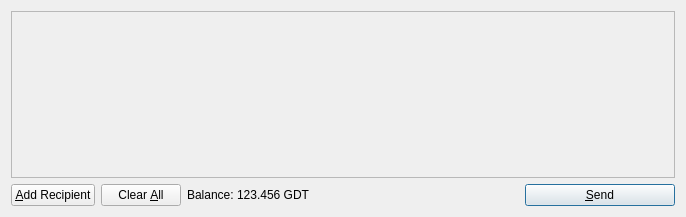
<?xml version="1.0" encoding="UTF-8"?>
<ui version="4.0">
 <class>SendCoinsDialog</class>
 <widget class="QDialog" name="SendCoinsDialog">
  <property name="geometry">
   <rect>
    <x>0</x>
    <y>0</y>
    <width>686</width>
    <height>217</height>
   </rect>
  </property>
  <property name="windowTitle">
   <string>Send Coins</string>
  </property>
  <layout class="QVBoxLayout" name="verticalLayout">
   <item>
    <widget class="QScrollArea" name="scrollArea">
     <property name="widgetResizable">
      <bool>true</bool>
     </property>
     <widget class="QWidget" name="scrollAreaWidgetContents">
      <property name="geometry">
       <rect>
        <x>0</x>
        <y>0</y>
        <width>666</width>
        <height>165</height>
       </rect>
      </property>
      <layout class="QVBoxLayout" name="verticalLayout_2">
       <property name="margin">
        <number>0</number>
       </property>
       <item>
        <layout class="QVBoxLayout" name="entries">
         <property name="spacing">
          <number>6</number>
         </property>
        </layout>
       </item>
       <item>
        <spacer name="verticalSpacer">
         <property name="orientation">
          <enum>Qt::Vertical</enum>
         </property>
         <property name="sizeHint" stdset="0">
          <size>
           <width>20</width>
           <height>40</height>
          </size>
         </property>
        </spacer>
       </item>
      </layout>
     </widget>
    </widget>
   </item>
   <item>
    <layout class="QHBoxLayout" name="horizontalLayout">
     <item>
      <widget class="QPushButton" name="addButton">
       <property name="toolTip">
        <string>Send to multiple recipients at once</string>
       </property>
       <property name="text">
        <string>&amp;Add Recipient</string>
       </property>
       <property name="icon">
        <iconset resource="../bitcoin.qrc">
         <normaloff>:/icons/add</normaloff>:/icons/add</iconset>
       </property>
       <property name="autoDefault">
        <bool>false</bool>
       </property>
      </widget>
     </item>
     <item>
      <widget class="QPushButton" name="clearButton">
       <property name="sizePolicy">
        <sizepolicy hsizetype="Minimum" vsizetype="Fixed">
         <horstretch>0</horstretch>
         <verstretch>0</verstretch>
        </sizepolicy>
       </property>
       <property name="toolTip">
        <string>Remove all transaction fields</string>
       </property>
       <property name="text">
        <string>Clear &amp;All</string>
       </property>
       <property name="icon">
        <iconset resource="../bitcoin.qrc">
         <normaloff>:/icons/remove</normaloff>:/icons/remove</iconset>
       </property>
       <property name="autoRepeatDelay">
        <number>300</number>
       </property>
       <property name="autoDefault">
        <bool>false</bool>
       </property>
      </widget>
     </item>
     <item>
      <layout class="QHBoxLayout" name="horizontalLayout_2">
       <property name="spacing">
        <number>3</number>
       </property>
       <item>
        <widget class="QLabel" name="label">
         <property name="text">
          <string>Balance:</string>
         </property>
        </widget>
       </item>
       <item>
        <widget class="QLabel" name="labelBalance">
         <property name="cursor">
          <cursorShape>IBeamCursor</cursorShape>
         </property>
         <property name="text">
          <string>123.456 GDT</string>
         </property>
         <property name="textInteractionFlags">
          <set>Qt::LinksAccessibleByMouse|Qt::TextSelectableByKeyboard|Qt::TextSelectableByMouse</set>
         </property>
        </widget>
       </item>
      </layout>
     </item>
     <item>
      <spacer name="horizontalSpacer">
       <property name="orientation">
        <enum>Qt::Horizontal</enum>
       </property>
       <property name="sizeHint" stdset="0">
        <size>
         <width>40</width>
         <height>20</height>
        </size>
       </property>
      </spacer>
     </item>
     <item>
      <widget class="QPushButton" name="sendButton">
       <property name="minimumSize">
        <size>
         <width>150</width>
         <height>0</height>
        </size>
       </property>
       <property name="toolTip">
        <string>Confirm the send action</string>
       </property>
       <property name="text">
        <string>&amp;Send</string>
       </property>
       <property name="icon">
        <iconset resource="../bitcoin.qrc">
         <normaloff>:/icons/send</normaloff>:/icons/send</iconset>
       </property>
       <property name="default">
        <bool>true</bool>
       </property>
      </widget>
     </item>
    </layout>
   </item>
  </layout>
 </widget>
 <resources>
  <include location="../bitcoin.qrc"/>
 </resources>
 <connections/>
</ui>
